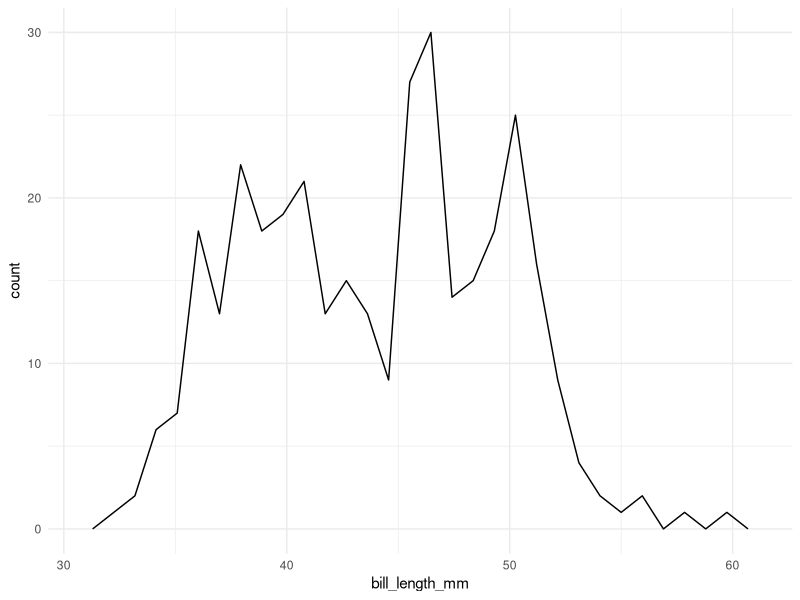
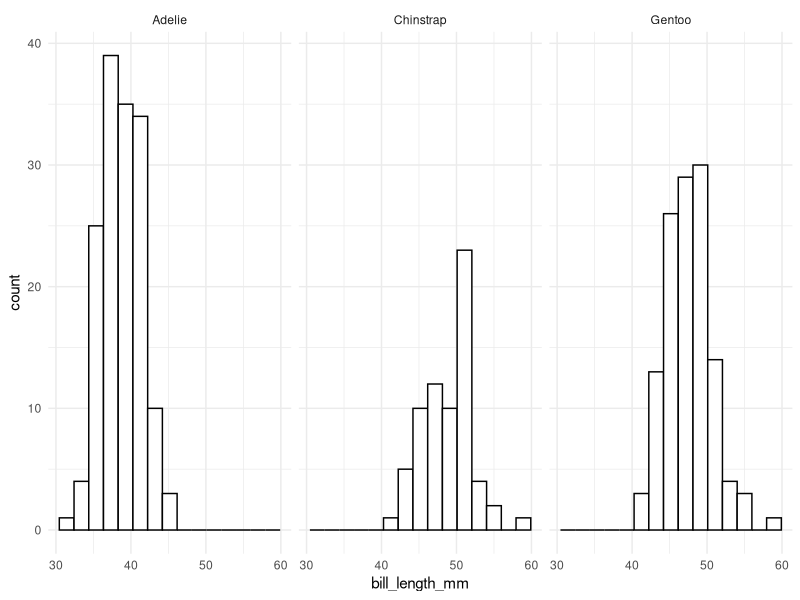
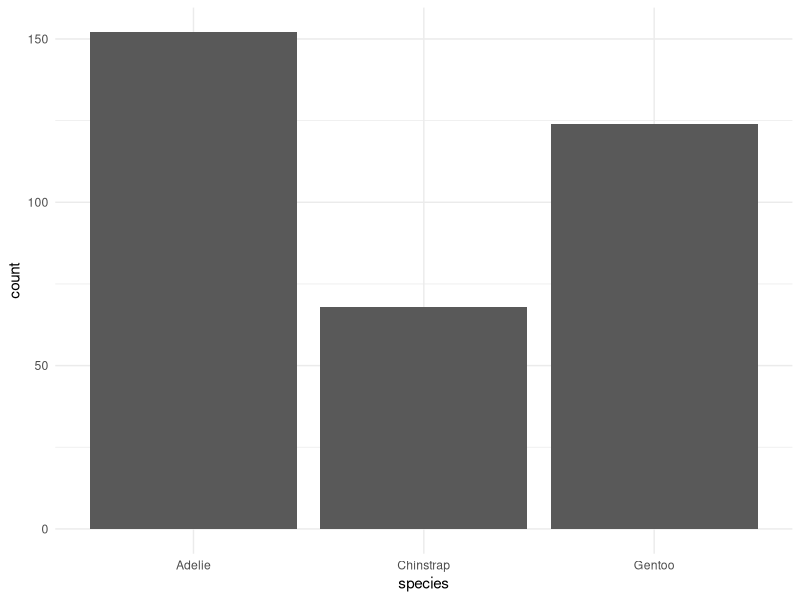
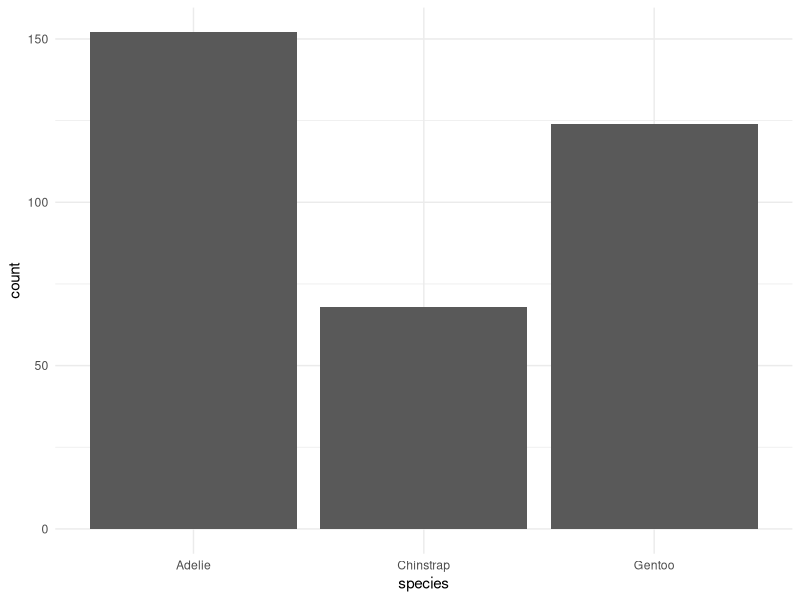
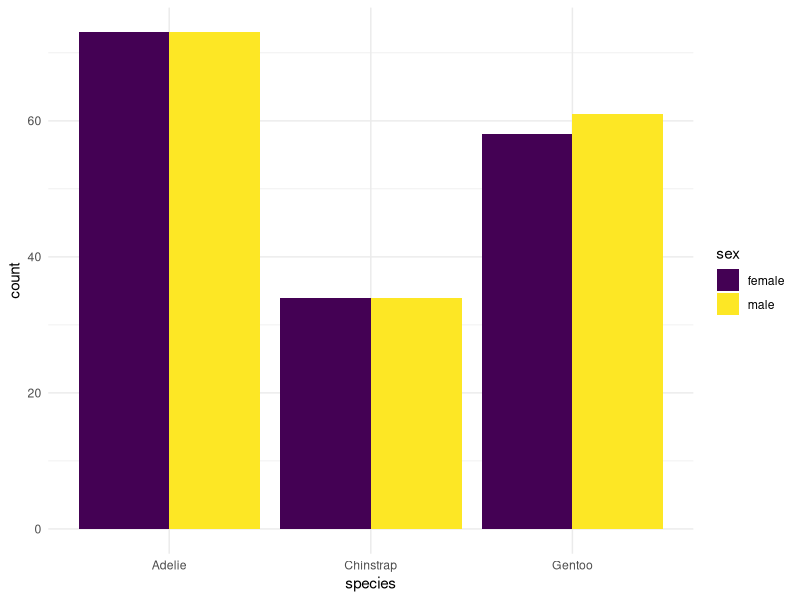
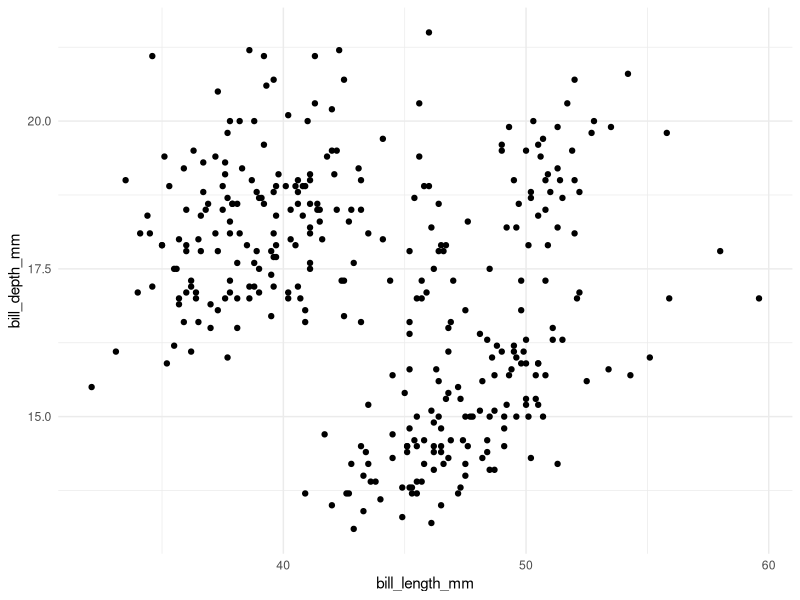
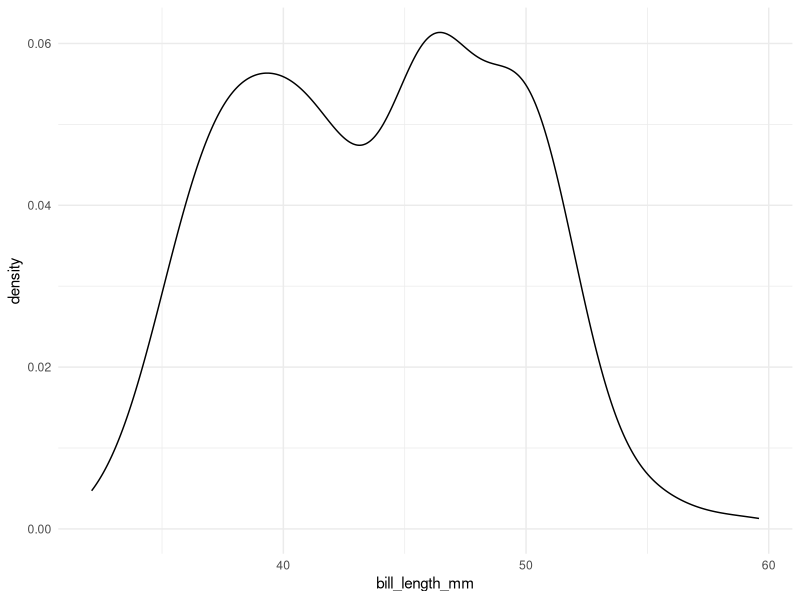
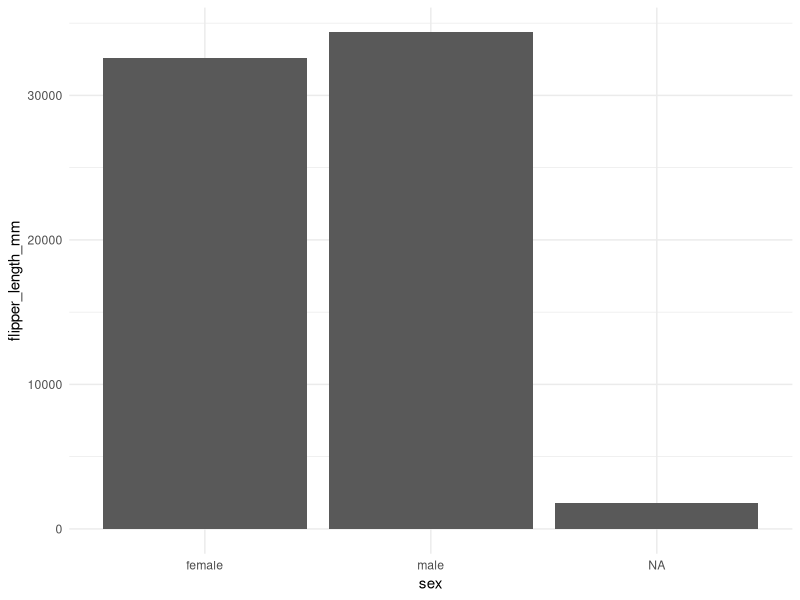

These charts were generated, in order, by the following R code:
## ---- chunk 1
library(palmerpenguins)
library(tidyverse)
theme_set(theme_minimal())
penguins <- penguins

## single quantitative frequency plot
ggplot(data = penguins, aes(x = bill_length_mm)) +
  geom_freqpoly() 

## facet plot
ggplot(data = penguins, aes(x = bill_length_mm)) +
  geom_histogram(colour = "black", fill = "white", bins = 15) +
  facet_wrap(~ species)

## use of <STAT> 
ggplot(data = penguins, aes(x = species)) +
  geom_bar(stat = "count") ## don't need stat = "count" because it's the default. (could instead just use geom_col)

penguins_sum <- penguins |> group_by(species) |>
  summarise(count = n()) 
ggplot(data = penguins_sum, aes(x = species, y = count)) + geom_bar(stat = "identity")

## use of <POSITION> 
penguins_nomiss <- penguins |>
  na.omit() ## gets rid of any row with NA
## penguins _nomiss <- penguins |>
##  filter(!is.na(sex))

ggplot(data = penguins_nomiss, aes(x = species, fill = sex)) +
  geom_bar(position = "dodge") + ## don't need "stack" because it's default
  scale_fill_viridis_d()

## ---- chunk 2
ggplot(data = penguins, aes(x = bill_length_mm, y = bill_depth_mm)) +
  geom_point(stat = "identity", position = "identity") + facet_null() + coord_cartesian()
## ---- chunk 3
ggplot(data = penguins, aes(x = bill_length_mm)) + geom_density()
## ---- chunk 4
ggplot(data = penguins, aes(x = sex, y = flipper_length_mm)) + geom_col()
## ---- chunk 5
#a. 
ggplot(data = penguins, aes(x = bill_depth_mm)) + geom_freqpoly(colour = "chocolate1")

#b.
ggplot(data = penguins, aes(x = body_mass_g, colour = species)) + geom_freqpoly()
## ---- chunk 6
# a.
ggplot(data = penguins, aes(x = body_mass_g, y = bill_length_mm)) + geom_point(aes(colour = species)) + geom_smooth()

# b.
ggplot(data = penguins, aes(x = body_mass_g, y = bill_length_mm)) + geom_point() + geom_smooth(aes(colour = species))
## ---- chunk 7
ggplot(data = penguins, aes(x = bill_length_mm, y = flipper_length_mm)) + geom_point(position = "stack")
ggplot(data = penguins, aes(x = bill_length_mm, y = flipper_length_mm)) + geom_point(position = "identity")
